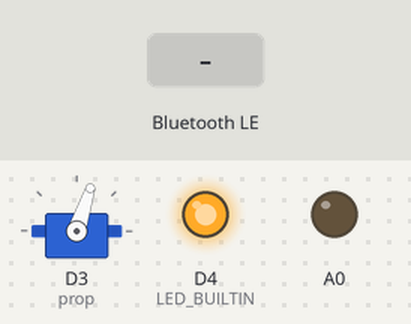
The sketch below on a simulated ESP8266 (NodeMCU). On the bench: servo, output pins drawn as LEDs (lit = HIGH, except the on-board LED, lit = LOW). The inputs (shaded band) are chosen by the test bench. Nothing arrives over Bluetooth unless stated; a phone connects over Bluetooth LE 3 s after start.

Above: at 8.2 s.
8.3 s: Bluetooth LE write "1" received
At 9.4 s:
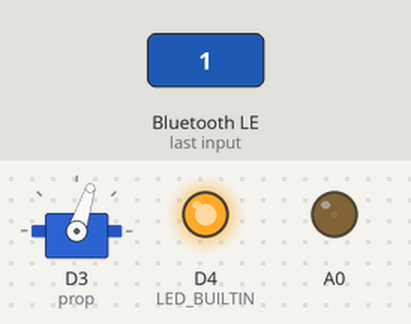
9.8 s: Bluetooth LE write "1" received
At 10.6 s:
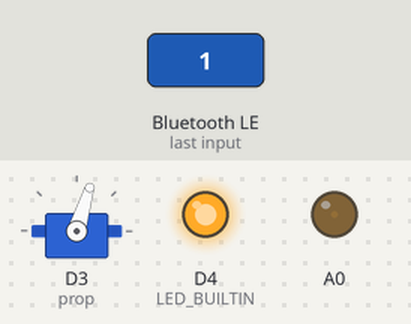
11.3 s: Bluetooth LE write "0" received
At 11.7 s:
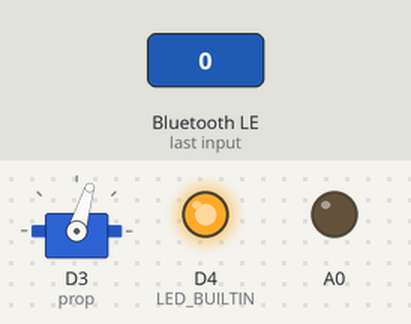
12.8 s: Bluetooth LE write "0" received
At 14.1 s:
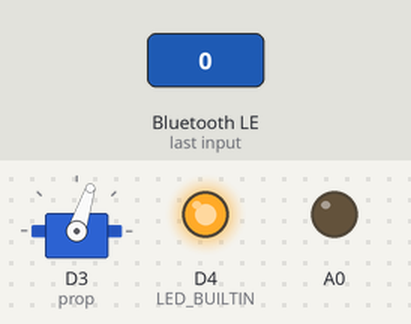
Timing chart, 0 to 15.3 s (numbered marks = the images above; inputs shaded):
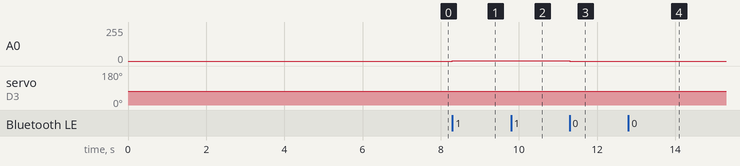

Measured:
- after the input at 8.3 s, A0: 0/255 → 2/255 at once
- after the input at 9.8 s, servo on D3 (prop): 72° → 73° at once
- after the input at 11.3 s, A0: 2/255 → 0/255 at once
- after the input at 12.8 s, servo on D3 (prop): 73° → 72° at once

The sketch:

ble.ino
```cpp
#include <ArduinoBLE.h>
#include <Servo.h>

BLEService service("00000001-2276-4574-8adf-33af0ecdf20f");
BLEByteCharacteristic propCharacteristic("00000001-6ebc-4ae9-8ca1-fec7da94d7d2", BLERead | BLEWrite);
BLEByteCharacteristic driveCharacteristic("00000002-e451-4f97-983f-51cce04e34bf", BLERead | BLEWrite);

Servo prop;

void setup() {
    pinMode(LED_BUILTIN, OUTPUT);
    if (!BLE.begin()) {
        digitalWrite(LED_BUILTIN, 1);
        while (1);
    }

    BLE.setLocalName("Nano 33 BLE");
    BLE.setAdvertisedService(service);
    service.addCharacteristic(propCharacteristic);
    service.addCharacteristic(driveCharacteristic);
    BLE.addService(service);

    propCharacteristic.writeValue(0);
    driveCharacteristic.writeValue(0);
    BLE.advertise();

    prop.attach(D3, 1000, 2000);
    prop.writeMicroseconds(1400);
    delay(7000);
}

void loop() {
    BLEDevice central = BLE.central();

    if (central) {
        while (central.connected()) {
            if (propCharacteristic.written()) {
                unsigned char pval = propCharacteristic.value();
                prop.writeMicroseconds(pval * 3 + 1400);
            }
            if (driveCharacteristic.written()) {
                unsigned char dval = driveCharacteristic.value();
                analogWrite(A0, dval * 2.55);
            }
        }
    }
}
```
